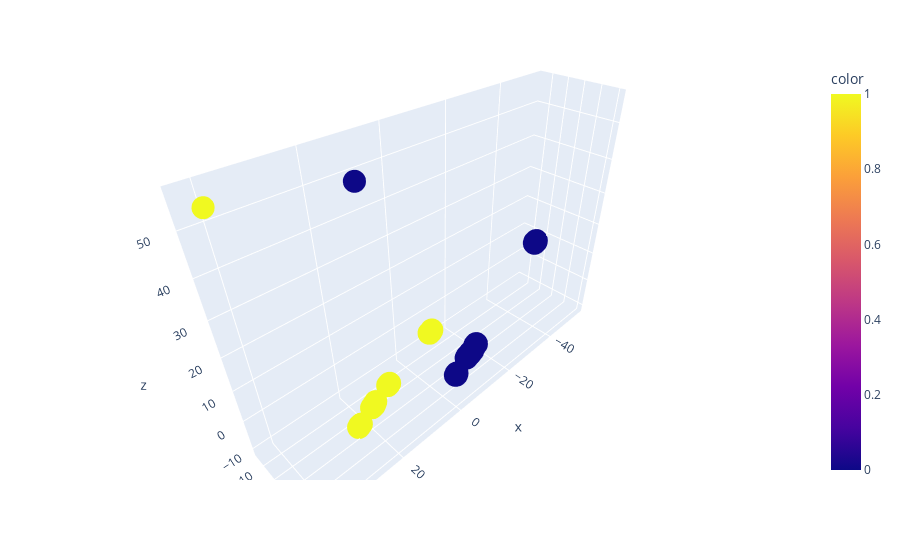
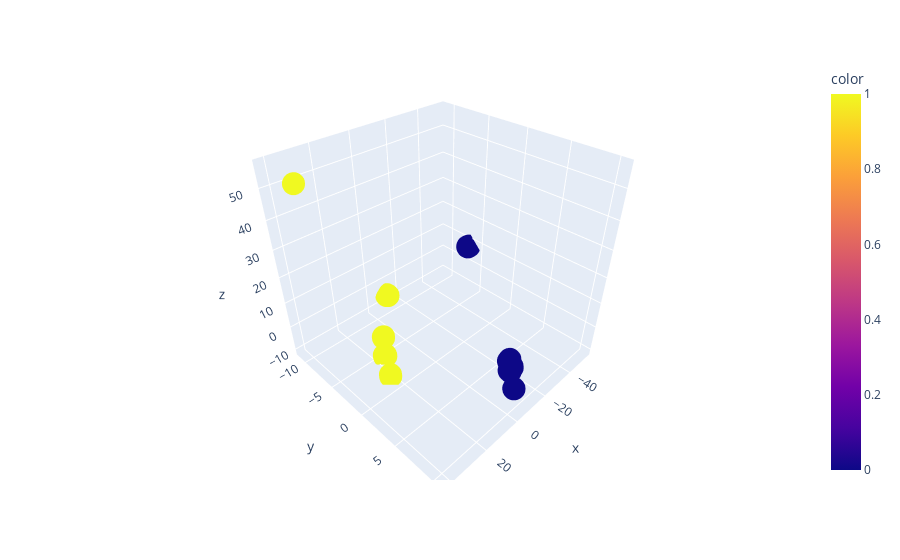

These figures' notebook cell, in order:
### Code cell
import plotly.express as px

fig = px.scatter_3d(x=PLS_X_train[:,0],
                    y=PLS_X_train[:,1],
                    z=PLS_X_train[:,2],
                    color=y_train)
fig.show()

fig = px.scatter_3d(x=PLS_X_test[:,0],
                    y=PLS_X_test[:,1],
                    z=PLS_X_test[:,2],
                    color=y_test)
fig.show()

### Figure 1 — Plotly figure (JSON) as saved in the notebook; plotly's stock layout.template omitted (floating-point values rounded to 4 significant figures; data arrays with more than 128 entries replaced by an {"elided": "..."} marker saying what was removed)
{"data": [{"hovertemplate": "x=%{x}<br>y=%{y}<br>z=%{z}<br>color=%{marker.color}<extra></extra>", "legendgroup": "", "marker": {"color": {"elided": "172 int values"}, "coloraxis": "coloraxis", "symbol": "circle"}, "mode": "markers", "name": "", "scene": "scene", "showlegend": false, "type": "scatter3d", "x": {"elided": "172 float values"}, "y": {"elided": "172 float values"}, "z": {"elided": "172 float values"}}], "layout": {"coloraxis": {"colorbar": {"title": {"text": "color"}}, "colorscale": [[0, "#0d0887"], [0.1111, "#46039f"], [0.2222, "#7201a8"], [0.3333, "#9c179e"], [0.4444, "#bd3786"], [0.5556, "#d8576b"], [0.6667, "#ed7953"], [0.7778, "#fb9f3a"], [0.8889, "#fdca26"], [1, "#f0f921"]]}, "legend": {"tracegroupgap": 0}, "margin": {"t": 60}, "scene": {"domain": {"x": [0, 1], "y": [0, 1]}, "xaxis": {"title": {"text": "x"}}, "yaxis": {"title": {"text": "y"}}, "zaxis": {"title": {"text": "z"}}}}}

### Figure 2 — Plotly figure (JSON) as saved in the notebook; plotly's stock layout.template omitted (floating-point values rounded to 4 significant figures)
{"data": [{"hovertemplate": "x=%{x}<br>y=%{y}<br>z=%{z}<br>color=%{marker.color}<extra></extra>", "legendgroup": "", "marker": {"color": [0, 1, 0, 1, 0, 1, 1, 1, 0, 0, 1, 1, 1, 0, 0, 1, 0, 1, 1, 1, 0, 0, 0, 0, 0, 1, 1, 0, 0, 1, 1, 1, 1, 1, 1, 0, 0, 1, 0, 0, 1, 0, 0], "coloraxis": "coloraxis", "symbol": "circle"}, "mode": "markers", "name": "", "scene": "scene", "showlegend": false, "type": "scatter3d", "x": [-4.589, 16.32, -4.935, 16.92, -54.01, -10.37, -10.6, 16.51, -4.407, -8.723, -10.39, -10.28, 22.62, -6.518, -53.46, 41.72, -6.324, 9.295, 9.382, -10.26, -8.009, -7.903, -8.232, 0.9505, -53.7, -10.2, -10.23, 1.083, -5.757, 16.39, 16.11, 16.47, 23.17, -10.05, 9.705, -53.56, -8.092, -10.22, 1.014, -6.038, 16.82, -53.49, -6.15], "y": [8.92, -4.161, 8.955, -4.104, -6.578, -10.79, -11.06, -4.254, 9.06, 8.212, -11.0, -10.75, -1.585, 8.898, -6.684, -6.545, 8.667, -6.348, -6.344, -10.84, 8.219, 8.214, 8.225, 10.5, -6.729, -10.93, -10.82, 10.53, 8.963, -4.134, -4.211, -4.017, -1.405, -10.9, -6.231, -6.689, 8.303, -10.79, 10.53, 8.957, -4.049, -6.697, 8.979], "z": [1.587, -10.24, 1.76, -10.41, 7.773, -6.363, -6.605, -10.4, 1.647, 2.592, -6.518, -6.363, -10.31, 2.267, 7.389, 56.19, 2.021, -9.491, -9.528, -6.443, 2.311, 2.292, 2.452, 0.843, 7.437, -6.531, -6.448, 0.849, 2.032, -10.23, -10.22, -10.22, -10.32, -6.56, -9.497, 7.447, 2.468, -6.412, 0.8494, 2.146, -10.33, 7.391, 2.186]}], "layout": {"coloraxis": {"colorbar": {"title": {"text": "color"}}, "colorscale": [[0, "#0d0887"], [0.1111, "#46039f"], [0.2222, "#7201a8"], [0.3333, "#9c179e"], [0.4444, "#bd3786"], [0.5556, "#d8576b"], [0.6667, "#ed7953"], [0.7778, "#fb9f3a"], [0.8889, "#fdca26"], [1, "#f0f921"]]}, "legend": {"tracegroupgap": 0}, "margin": {"t": 60}, "scene": {"domain": {"x": [0, 1], "y": [0, 1]}, "xaxis": {"title": {"text": "x"}}, "yaxis": {"title": {"text": "y"}}, "zaxis": {"title": {"text": "z"}}}}}
